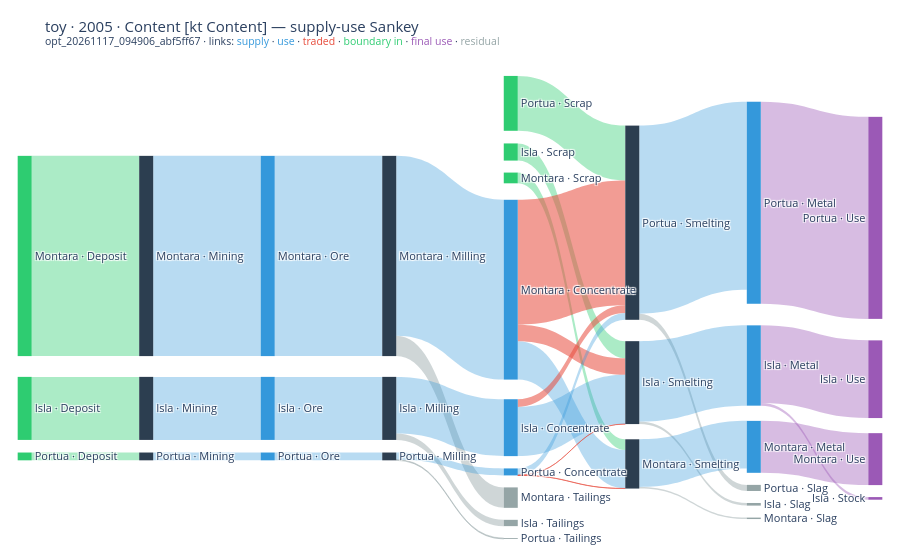

Notebook code cell kept with this figure:
### Markdown cell above
## The Sankey

A Sankey draws one period and one valuation of the table: the blocks as columns, edges as bands. The first figure is Plotly, interactive in VS Code or Jupyter; the second is the PNG that Stage 6 wrote beside the run through kaleido, which is what GitHub shows. Boundary inputs are green, supply and use blue, traded legs red, final use purple, residuals grey. A link at or below zero cannot be drawn: the build logs a warning with their total, and the toy's few small negative flows (no hard bands) are among them.

### Code cell
fig = psut.sankey("2005", unit="kt Content")
# the figure's own repr needs nbformat; this sends the same Plotly JSON to the notebook
display({"application/vnd.plotly.v1+json": json.loads(fig.to_json())}, raw=True)

### Figure 1 — Plotly figure (JSON) as saved in the notebook; plotly's stock layout.template omitted (floating-point values rounded to 4 significant figures)
{"data": [{"arrangement": "snap", "link": {"color": ["rgba(46,204,113,0.4)", "rgba(46,204,113,0.4)", "rgba(46,204,113,0.4)", "rgba(46,204,113,0.4)", "rgba(46,204,113,0.4)", "rgba(46,204,113,0.4)", "rgba(149,165,166,0.45)", "rgba(149,165,166,0.45)", "rgba(149,165,166,0.45)", "rgba(149,165,166,0.45)", "rgba(149,165,166,0.45)", "rgba(149,165,166,0.45)", "rgba(52,152,219,0.35)", "rgba(52,152,219,0.35)", "rgba(52,152,219,0.35)", "rgba(52,152,219,0.35)", "rgba(52,152,219,0.35)", "rgba(52,152,219,0.35)", "rgba(52,152,219,0.35)", "rgba(52,152,219,0.35)", "rgba(52,152,219,0.35)", "rgba(52,152,219,0.35)", "rgba(52,152,219,0.35)", "rgba(52,152,219,0.35)", "rgba(52,152,219,0.35)", "rgba(231,76,60,0.55)", "rgba(231,76,60,0.55)", "rgba(231,76,60,0.55)", "rgba(52,152,219,0.35)", "rgba(231,76,60,0.55)", "rgba(231,76,60,0.55)", "rgba(52,152,219,0.35)", "rgba(155,89,182,0.4)", "rgba(155,89,182,0.4)", "rgba(155,89,182,0.4)", "rgba(155,89,182,0.4)"], "customdata": ["E · boundary in", "E · boundary in", "E · boundary in", "O · boundary in", "O · boundary in", "O · boundary in", "P · residual", "P · residual", "P · residual", "P · residual", "P · residual", "P · residual", "S · supply", "S · supply", "S · supply", "S · supply", "S · supply", "S · supply", "S · supply", "S · supply", "S · supply", "U · use", "U · use", "U · use", "U · use", "U · traded", "U · traded", "U · traded", "U · use", "U · traded", "U · traded", "U · use", "Y · final use", "Y · final use", "Y · final use", "Y · final use"], "hovertemplate": "%{source.label} → %{target.label}<br>%{value:,.1f} kt Content · %{customdata}<extra></extra>", "source": [2, 4, 0, 3, 5, 1, 9, 12, 6, 11, 14, 8, 10, 13, 7, 9, 12, 6, 11, 14, 8, 20, 23, 17, 18, 18, 18, 21, 21, 21, 15, 15, 19, 22, 16, 16], "target": [10, 13, 7, 11, 14, 8, 31, 33, 29, 30, 32, 28, 20, 23, 17, 18, 21, 15, 19, 22, 16, 9, 12, 6, 11, 14, 8, 11, 14, 8, 14, 8, 26, 27, 25, 24], "value": [10.58, 0.412, 3.331, 0.5671, 2.899, 0.9056, 1.08, 0.04382, 0.333, 0.07628, 0.3228, 0.1383, 10.58, 0.412, 3.331, 9.502, 0.3682, 2.998, 2.519, 9.939, 4.243, 10.58, 0.412, 3.331, 2.029, 6.6, 0.8725, 0.006735, 0.3556, 0.005856, 0.4078, 2.598, 2.745, 10.68, 4.106, 0.1377]}, "node": {"color": ["#2ECC71", "#2ECC71", "#2ECC71", "#2ECC71", "#2ECC71", "#2ECC71", "#2C3E50", "#2C3E50", "#2C3E50", "#2C3E50", "#2C3E50", "#2C3E50", "#2C3E50", "#2C3E50", "#2C3E50", "#3498DB", "#3498DB", "#3498DB", "#3498DB", "#3498DB", "#3498DB", "#3498DB", "#3498DB", "#3498DB", "#9B59B6", "#9B59B6", "#9B59B6", "#9B59B6", "#95A5A6", "#95A5A6", "#95A5A6", "#95A5A6", "#95A5A6", "#95A5A6"], "hovertemplate": "%{label}<br>%{value:,.1f} kt Content<extra></extra>", "label": ["Isla · Deposit", "Isla · Scrap", "Montara · Deposit", "Montara · Scrap", "Portua · Deposit", "Portua · Scrap", "Isla · Milling", "Isla · Mining", "Isla · Smelting", "Montara · Milling", "Montara · Mining", "Montara · Smelting", "Portua · Milling", "Portua · Mining", "Portua · Smelting", "Isla · Concentrate", "Isla · Metal", "Isla · Ore", "Montara · Concentrate", "Montara · Metal", "Montara · Ore", "Portua · Concentrate", "Portua · Metal", "Portua · Ore", "Isla · Stock", "Isla · Use", "Montara · Use", "Portua · Use", "Isla · Slag", "Isla · Tailings", "Montara · Slag", "Montara · Tailings", "Portua · Slag", "Portua · Tailings"], "line": {"width": 0}, "pad": 12, "thickness": 14, "x": [0.01, 0.57, 0.01, 0.57, 0.01, 0.57, 0.43, 0.15, 0.71, 0.43, 0.15, 0.71, 0.43, 0.15, 0.71, 0.57, 0.85, 0.29, 0.57, 0.85, 0.29, 0.57, 0.85, 0.29, 0.99, 0.99, 0.99, 0.99, 0.85, 0.57, 0.85, 0.57, 0.85, 0.57], "y": [0.7175, 0.1833, 0.3999, 0.2348, 0.8175, 0.08199, 0.7175, 0.7175, 0.6638, 0.3999, 0.3999, 0.8332, 0.8175, 0.8175, 0.3306, 0.7577, 0.6281, 0.7175, 0.4702, 0.7976, 0.3999, 0.8498, 0.2891, 0.8175, 0.9048, 0.6567, 0.8232, 0.3206, 0.9131, 0.951, 0.9376, 0.9008, 0.8832, 0.9791]}, "type": "sankey"}], "layout": {"font": {"size": 11}, "margin": {"b": 16, "l": 16, "r": 16, "t": 64}, "title": {"text": "toy · 2005 · Content [kt Content] — supply-use Sankey<br><sup>opt_20261117_094906_abf5ff67 · links: <span style=\"color:rgb(52,152,219)\">supply</span> · <span style=\"color:rgb(52,152,219)\">use</span> · <span style=\"color:rgb(231,76,60)\">traded</span> · <span style=\"color:rgb(46,204,113)\">boundary in</span> · <span style=\"color:rgb(155,89,182)\">final use</span> · <span style=\"color:rgb(149,165,166)\">residual</span></sup>"}}}
